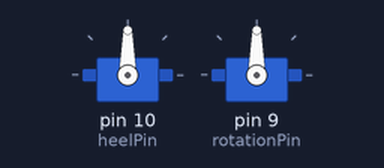
A sketch run on a simulated Arduino Uno, built with avr-gcc and run on an emulated ATmega328P. On the bench: 2 × servo.

Above: at 0.1 s.
At 7.1 s:
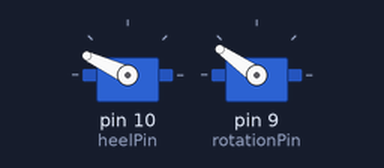
At 17.1 s:
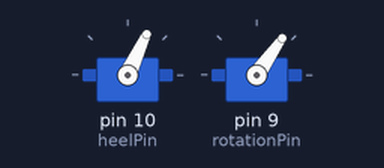
At 27.1 s:
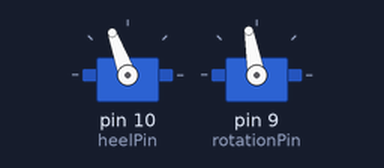
Timing chart, 0 to 28.6 s (numbered marks = the images above):
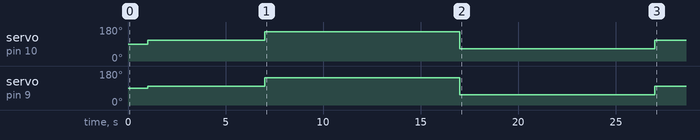

The sketch:

test_rig.ino
```cpp
#include <Servo.h>

Servo rotationServo;
Servo heelServo;

int rotationPin=9;
int rotationCenter = 110;
int rotationLeft = -1;

int heelPin=10;
int heelCenter = 100;
int heelLeft = -1;

int fanPowerPin=1;
int servoPowerPin=2;


bool ran=0;

void setup() {
  pinMode(rotationPin,OUTPUT);
  pinMode(heelPin,OUTPUT);
  pinMode(fanPowerPin,OUTPUT);
  pinMode(servoPowerPin,OUTPUT);

  rotationServo.attach(10);
  heelServo.attach(9);
}

void loop() {
  if(ran==0)
  {
    //reset the relays if necassary
    digitalWrite(servoPowerPin,HIGH);
    digitalWrite(fanPowerPin,HIGH);

    //start the servos
    digitalWrite(servoPowerPin,LOW);
    delay(1000);

    //center the servos
    rotationServo.write(rotationCenter);
    heelServo.write(heelCenter);
    delay(1000);

    //start the fan
    digitalWrite(fanPowerPin,LOW);
    delay(5000);

    //tack left
    rotationServo.write(rotationCenter + (rotationLeft * -45));
    heelServo.write(heelCenter + (heelLeft * -45));
    delay(10000);

    //tack right
    rotationServo.write(rotationCenter + (rotationLeft * 45));
    heelServo.write(heelCenter + (heelLeft * 45));
    delay(10000);

    //center
    rotationServo.write(rotationCenter);
    heelServo.write(heelCenter);
    delay(1000);

    //turn off servos
    digitalWrite(servoPowerPin,HIGH);
    delay(1000);
    //turn off fan
    digitalWrite(fanPowerPin,HIGH);

    ran=1;
  }

  //wait until next run to give op a chance to shut down
  delay(1000);
}
```

Measured:
- by itself, servo on pin 10 (heelPin): 90° → 110° at 1.0 s, → 155° 6.0 s later, → 65° 10.0 s later, → 110° 10.0 s later
- by itself, servo on pin 9 (rotationPin): 90° → 100° at 1.0 s, → 145° 6.0 s later, → 55° 10.0 s later, → 100° 10.0 s later
